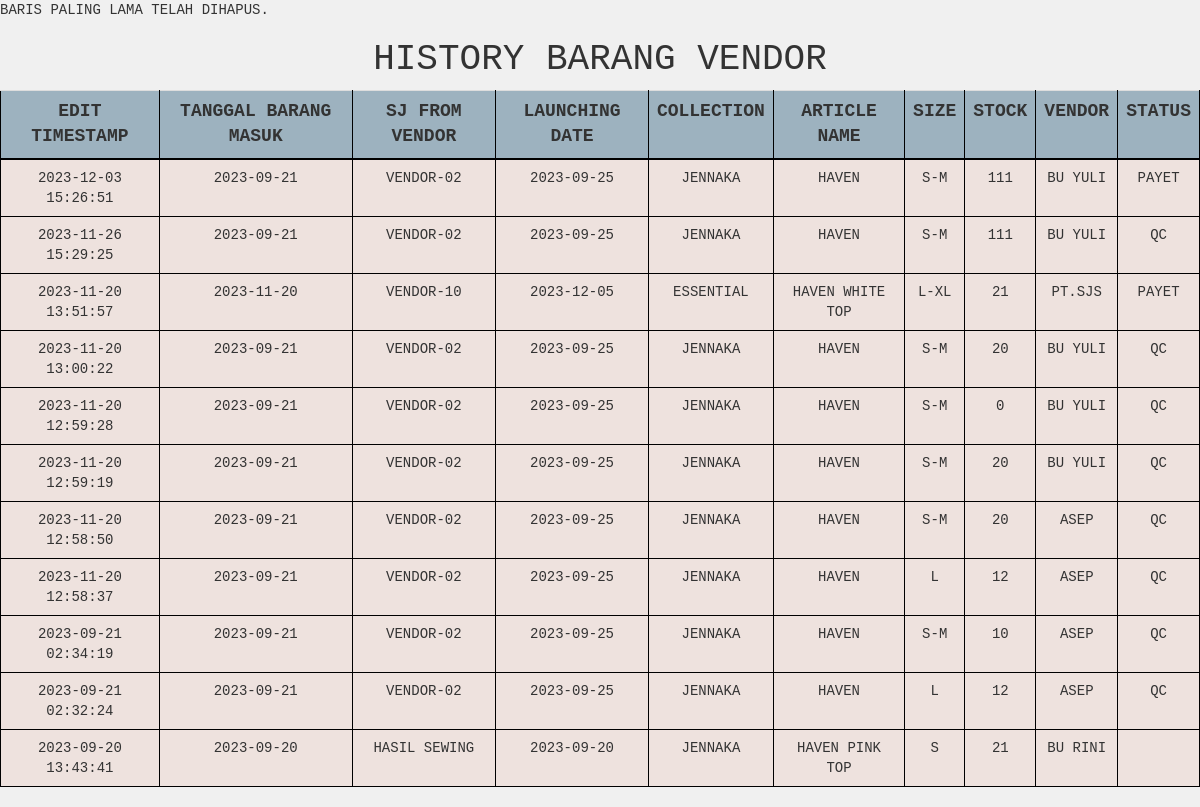
The page /produksi/barangvendor/barangvendor_history.php (signed in) on the database as committed earlier.
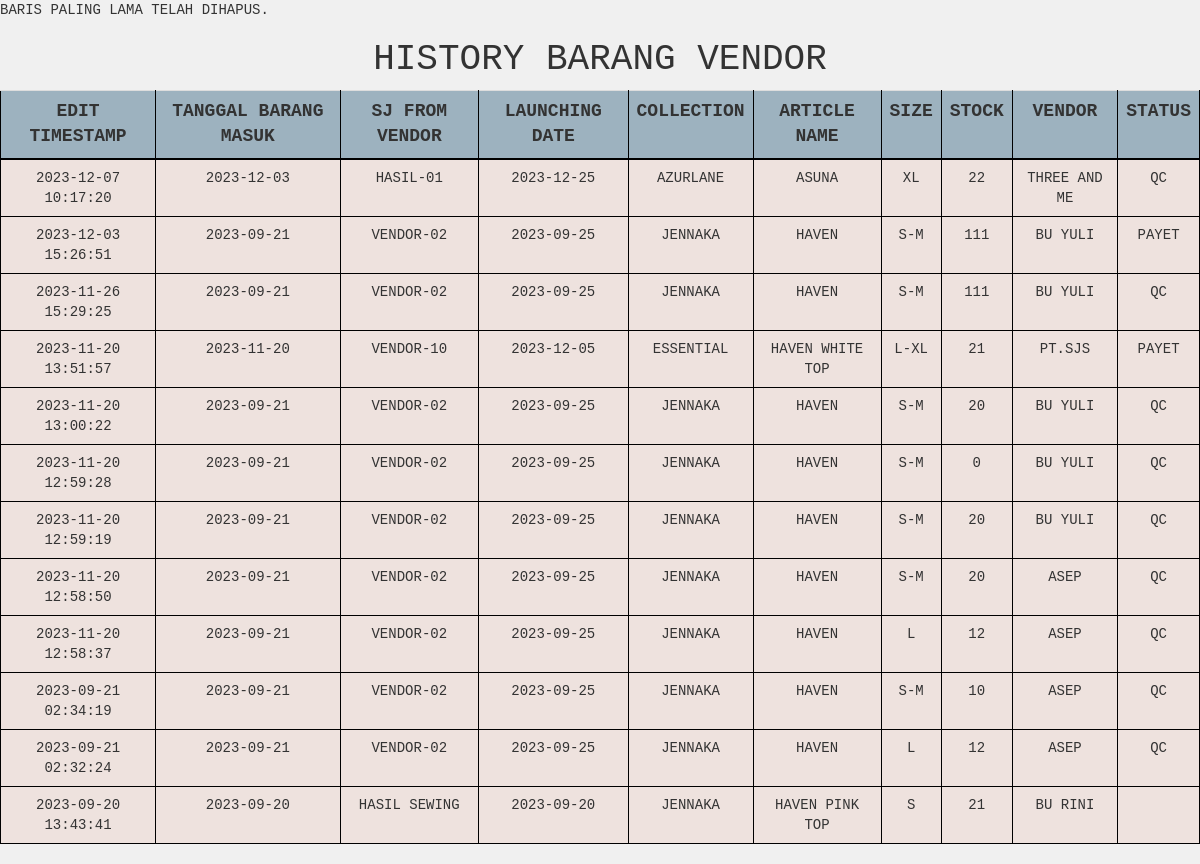
The same page on the database as committed later.
### tables this page shows
CREATE TABLE `barangvendor_history` (
  `id` int(25) NOT NULL,
  `idbarang_vendor` int(25) NOT NULL,
  `tgl_brg_masuk` date NOT NULL,
  `sj_from_vendor` varchar(255) NOT NULL,
  `launching_date` date NOT NULL,
  `collection` varchar(255) NOT NULL,
  `article_name` varchar(255) NOT NULL,
  `size` varchar(15) NOT NULL,
  `stock` int(255) NOT NULL,
  `vendor` varchar(255) NOT NULL,
  `status` varchar(255) NOT NULL,
  `idbarang_insewing` int(11) NOT NULL,
  `edit_timestamp` timestamp NOT NULL DEFAULT current_timestamp()
);

### produksi/barangvendor/barangvendor_history.php (the view, shortened to what this page needs)
<?php
$servername = "localhost";
$username = "root";
$password = "";
$dbname = "gudangjenna";
$conn = mysqli_connect($servername, $username, $password, $dbname);
$sql = "SELECT * FROM barangvendor_history ORDER BY edit_timestamp DESC";
$result = mysqli_query($conn, $sql);
?>
<!DOCTYPE html>
<html>
<head>
    <link href="../../vendor/css/bootstrap/bootstrap.min.css" rel="stylesheet">
    <link href="../../vendor/css/bootstrap/bootstrap.css" rel="stylesheet">
    <link href="../../vendor/font-awesome/css/font-awesome.min.css" rel="stylesheet" type="text/css">
    <link href="../../css/tabel.css" rel="stylesheet">
</head>
<body>
    <h1 style="text-align: center;">History Barang Vendor</h1>
    <table class="table table-hover">
        <tr>
            <th>Edit Timestamp</th>
            <th>Tanggal Barang Masuk</th>
            <th>SJ From Vendor</th>
            <th>Launching Date</th>
            <th>Collection</th>
            <th>Article Name</th>
            <th>Size</th>
            <th>Stock</th>
            <th>Vendor</th>
            <th>Status</th>
        </tr>
        <?php
        while ($row = mysqli_fetch_assoc($result)) {
            echo "<tr>";
            echo "<td>" . $row['edit_timestamp'] . "</td>";
            echo "<td>" . $row['tgl_brg_masuk'] . "</td>";
            echo "<td>" . $row['sj_from_vendor'] . "</td>";
            echo "<td>" . $row['launching_date'] . "</td>";
            echo "<td>" . $row['collection'] . "</td>";
            echo "<td>" . $row['article_name'] . "</td>";
            echo "<td>" . $row['size'] . "</td>";
            echo "<td>" . $row['stock'] . "</td>";
            echo "<td>" . $row['vendor'] . "</td>";
            echo "<td>" . $row['status'] . "</td>";
            echo "</tr>";
        }
        ?>
    </table>
</body>
</html>

Rows that differ between the two databases and show on the page:
added barangvendor_history: edit_timestamp "2023-12-07 10:17:20", tgl_brg_masuk "2023-12-03", sj_from_vendor "HASIL-01", launching_date "2023-12-25", collection "AZURLANE", article_name "ASUNA", size "XL", stock "22", vendor "THREE AND ME", status "QC"
